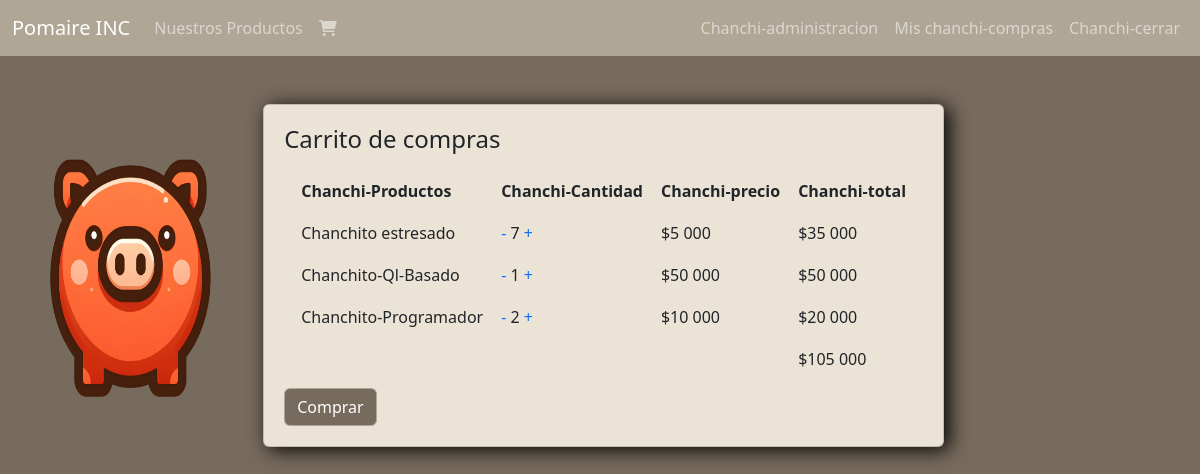
The app's page /carrito/ (signed in), older data.
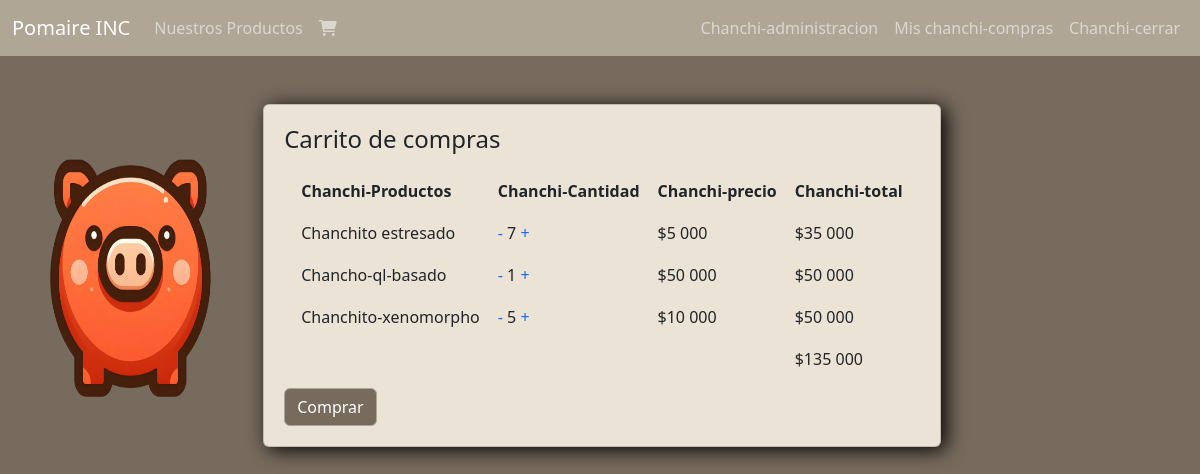
The same page, newer data.
### pagina/models.py (models this page shows, shortened)
class Detalle_boleta (models.Model):
    producto = models.ForeignKey(Producto, on_delete=models.CASCADE)
    boleta = models.ForeignKey(Boleta, on_delete=models.CASCADE)
    cantidad_productos = models.IntegerField(default=0)
    @property
    def get_total(self):
        total = self.producto.valor * self.cantidad_productos
        return total

class Producto (models.Model):
    TIPO = [
        ('C', 'Chanchito'),
        ('P', 'Paila')
    ]
    tipo = models.CharField(max_length=1,choices=TIPO, default= 'C')
    id = models.UUIDField(default=uuid.uuid4, primary_key=True, unique=True, editable=False)
    nombre = models.CharField(max_length=50,unique=True)
    descripcion = models.CharField(max_length=300)
    valor = models.IntegerField()
    stock = models.IntegerField()
    imagen = models.ImageField(upload_to="productos/")

class Boleta (models.Model):
    id = models.UUIDField(default=uuid.uuid4, primary_key=True, unique=True, editable=False)
    fechaVenta = models.DateTimeField(auto_now_add=True)
    cliente = models.ForeignKey(Usuario,on_delete=models.CASCADE)
    completada = models.BooleanField(default=False)
    @property
    def get_total(self):
        detalle = self.detalle_boleta_set.all()
        total = sum([item.producto.valor * item.cantidad_productos for item in detalle])
        return total
    @property
    def get_item(self):
        detalle = self.detalle_boleta_set.all()
        total = sum([item.cantidad_productos for item in detalle])
        return total

### pagina/views.py (the view)
# urls.py: path('carrito/',carrito, name='carrito'),
def carrito(request):
    if request.user.is_authenticated:
        order,creada = Boleta.objects.get_or_create(cliente=request.user,completada=False)
        items = order.detalle_boleta_set.all()
        items_carrito = order.get_item
    else:
        items = []
        order = {'get_total': 0,
                 'get_item': 0}
        items_carrito = order['get_item']
    context = {'items': items, 'order' : order}
    return render(request, "core/carrito.html",context)

### pagina/templates/core/carrito.html
{% extends "core/template.html" %} {% load humanize %}{% load static %} {% block content %}
<div class="container-fluid d-flex contenedor-carrito">
  <img src="{% static 'core/img/chanchito(1).png' %}" width="20%" />
  <div class="card" style="width: fit-content">
    <div class="card-body">
      <h4>Carrito de compras</h4>
      <table class="tabla-carrito">
        <thead>
          <tr>
            <th>Chanchi-Productos</th>
            <th>Chanchi-Cantidad</th>
            <th>Chanchi-precio</th>
            <th>Chanchi-total</th>
          </tr>
        </thead>
        <tbody>
          {% for item in items %}
          <tr>
            <td>{{item.producto.nombre}}</td>
            <td>
              <a
                class="update-cart text-decoration-none color-primary"
                style="cursor: pointer"
                data-product="{{item.producto.id}}"
                data-action="remove"
                >-</a
              >
              {{item.cantidad_productos}}
              <a
                class="update-cart text-decoration-none color-primary"
                style="cursor: pointer"
                data-product="{{item.producto.id}}"
                data-action="add"
                >+</a
              >
            </td>
            <td>${{item.producto.valor|intcomma}}</td>
            <td>${{item.get_total|intcomma}}</td>
          </tr>
          {% endfor %}
          <tr>
            <td></td>
            <td></td>
            <td></td>
            <td>${{order.get_total|intcomma}}</td>
          </tr>
        </tbody>
      </table>
      <a href="{%url 'check_out'%}" class="btn btn-primary">Comprar</a>
    </div>
  </div>
</div>
{% endblock content %}

Row changes from the older to the newer data that the page shows:
changed through a linked row, Detalle_boleta: producto.nombre "Chanchito-Ql-Basado" → "Chancho-ql-basado"
changed Detalle_boleta: producto.nombre "Chanchito-Programador" → "Chanchito-xenomorpho"; cantidad_productos "2" → "5"; get_total "20 000" → "50 000"
changed through a linked row, Boleta: get_total "105 000" → "135 000"
